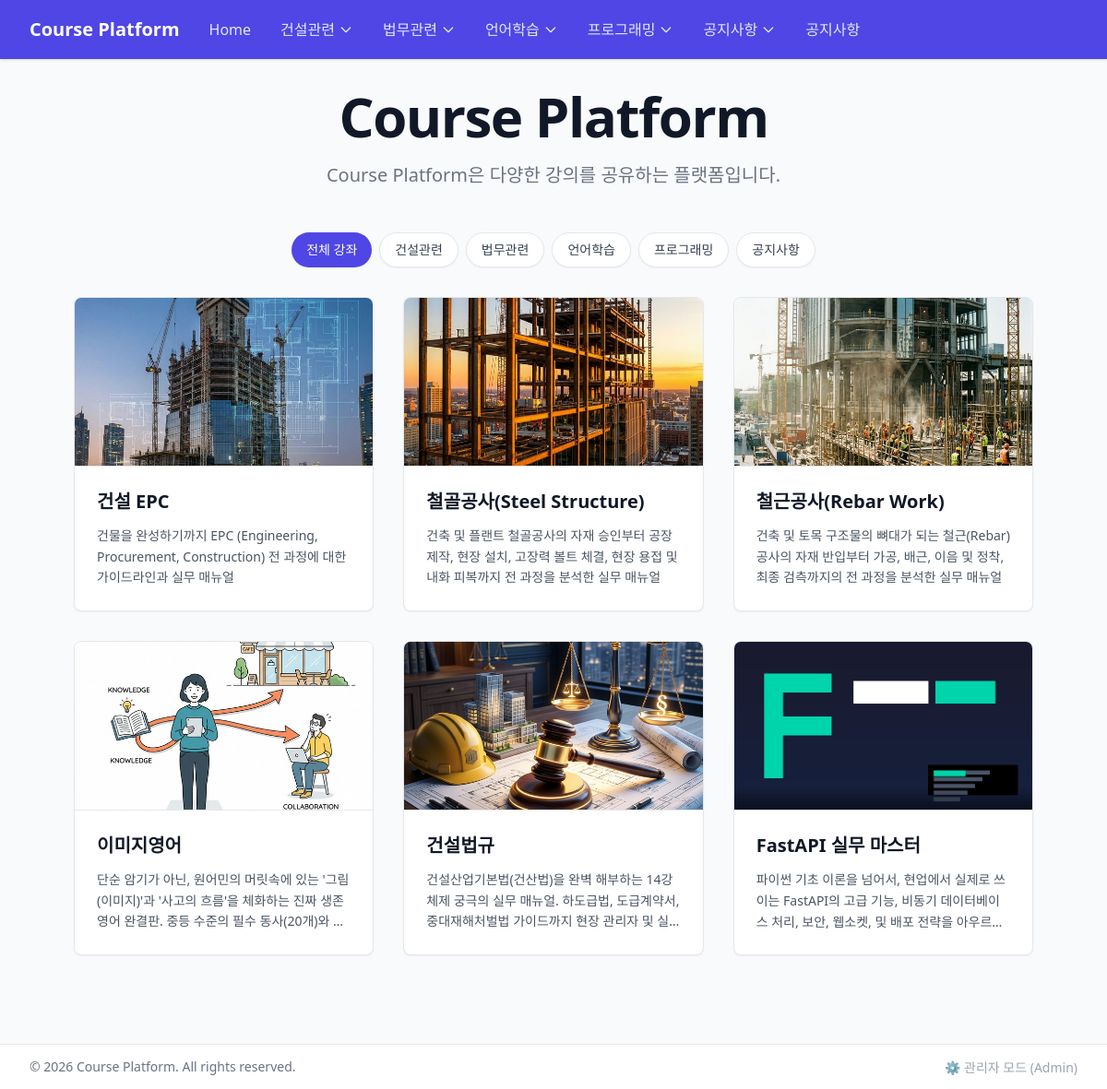
Before: / with the older database file.
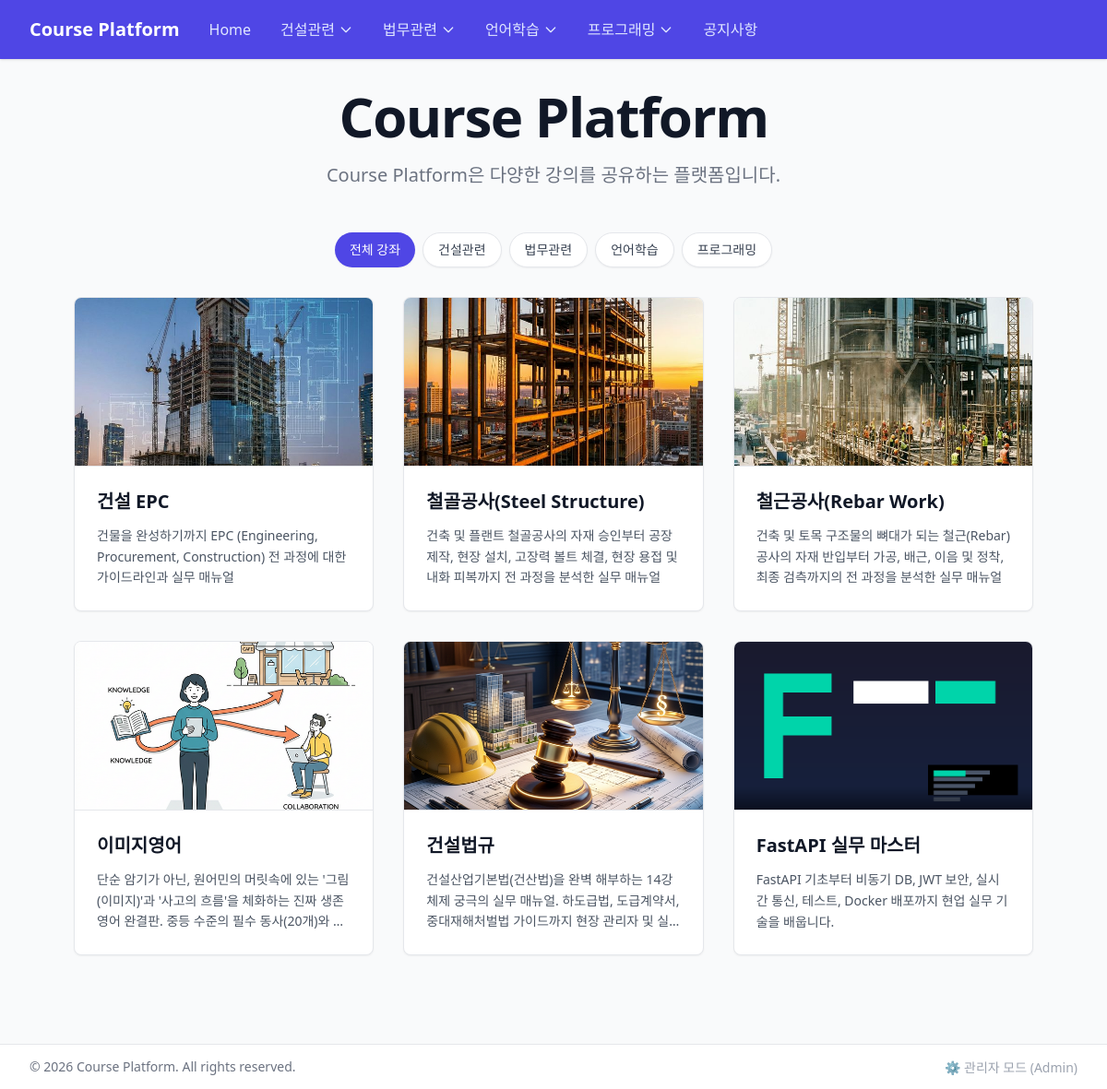
After: the same page with the newer database file.
### models/__init__.py (models this page shows)
class Category(SQLModel, table=True):
    id: Optional[int] = Field(default=None, primary_key=True)
    name: str = Field(index=True, unique=True)
    order: int = Field(default=0)
    courses: List["Course"] = Relationship(back_populates="category")

class Course(SQLModel, table=True):
    id: Optional[int] = Field(default=None, primary_key=True)
    title: str
    description: Optional[str] = None
    thumbnail_url: Optional[str] = None
    category_id: Optional[int] = Field(default=None, foreign_key="category.id")
    category: Optional[Category] = Relationship(back_populates="courses")
    lessons: List["Lesson"] = Relationship(back_populates="course", cascade_delete=True)

### routers/public.py (the view)
@router.get("/")
def home(request: Request, session: Session = Depends(get_session)):
    courses = session.exec(select(Course)).all()
    categories = session.exec(select(Category).order_by(Category.order)).all()
    return templates.TemplateResponse(
        request=request, name="public/index.html", context={"categories": categories, "courses": courses}
    )

### templates/public/index.html (shortened to what this page needs)
{% extends "public/base.html" %}
{% block content %}
<div class="w-full flex-1 overflow-y-auto min-h-0">
    <div class="text-center mb-12">
        <h1 class="text-4xl font-extrabold text-gray-900 sm:text-5xl sm:tracking-tight lg:text-6xl">
            Course Platform
        </h1>
        <p class="mt-5 max-w-xl mx-auto text-xl text-gray-500">
            Course Platform은 다양한 강의를 공유하는 플랫폼입니다.
        </p>
    </div>
    <div class="max-w-7xl mx-auto px-4 sm:px-6 lg:px-8 mb-16">
        {% if courses %}
        <div class="mb-8 flex flex-wrap gap-2 justify-center" id="category-tabs">
            <button
                class="category-tab active px-4 py-2 rounded-full text-sm font-medium transition-colors bg-indigo-600 text-white shadow-sm"
                data-filter="all">
                전체 강좌
            </button>
            {% for cat in categories %}
            <button
                class="category-tab px-4 py-2 rounded-full text-sm font-medium transition-colors bg-white text-gray-700 hover:bg-gray-50 border border-gray-200 shadow-sm"
                data-filter="{{ cat.id }}">
                {{ cat.name }}
            </button>
            {% endfor %}
        </div>
        <div class="grid grid-cols-1 sm:grid-cols-2 lg:grid-cols-3 gap-8" id="course-grid">
            {% for course in courses %}
            <div class="course-card bg-white border border-gray-200 rounded-lg shadow-sm hover:shadow-md transition-shadow duration-200 overflow-hidden flex flex-col h-full relative group"
                data-category-id="{{ course.category_id }}">
                <a href="/courses/{{ course.id }}"
                    class="block flex-shrink-0 relative w-full pt-[56.25%] bg-gray-100 border-b border-gray-200 overflow-hidden">
                    {% if course.thumbnail_url %}
                    <img src="{{ course.thumbnail_url }}" alt="Course Thumbnail"
                        class="absolute inset-0 w-full h-full object-cover transform group-hover:scale-105 transition-transform duration-300">
                    {% else %}
                    <div class="absolute inset-0 flex items-center justify-center text-gray-400">
                        <span>No Image</span>
                    </div>
                    {% endif %}
                </a>
                <div class="p-6 flex flex-col flex-grow">
                    <a href="/courses/{{ course.id }}"
                        class="block flex-grow focus:outline-none focus:ring-2 focus:ring-offset-2 focus:ring-indigo-500 rounded-sm">
                        <h3
                            class="text-xl font-bold text-gray-900 group-hover:text-indigo-600 transition-colors line-clamp-2 mb-3">
                            {{ course.title }}
                        </h3>
                        <p class="text-sm text-gray-600 line-clamp-3 leading-relaxed">
                            {{ course.description }}
                        </p>
                    </a>
                </div>
            </div>
            {% endfor %}
        </div>
        {% else %}
        <div class="text-center py-12 bg-white rounded-lg border border-gray-200">
            <p class="text-gray-500 text-lg">아직 등록된 강좌가 없습니다.</p>
        </div>
        {% endif %}
    </div>
</div>
{% endblock %}

### templates/public/base.html (shortened to what this page needs)
<!DOCTYPE html>
<html lang="en">
<head>
    <script src="https://cdn.tailwindcss.com"></script>
    <script src="https://cdn.tailwindcss.com?plugins=typography"></script>
</head>
<body class="bg-gray-50 min-h-screen lg:h-screen lg:overflow-hidden font-sans flex flex-col">
    <nav class="bg-indigo-600 shadow shrink-0 z-20 relative">
        <div class="max-w-7xl mx-auto px-4 sm:px-6 lg:px-8">
            <div class="flex justify-between h-16">
                <div class="flex flex-1">
                    <div class="flex-shrink-0 flex items-center">
                        <a href="/" class="text-xl font-bold text-white">Course Platform</a>
                    </div>
                    <div class="hidden sm:ml-8 sm:flex sm:space-x-8 items-center">
                        <a href="/" class="text-indigo-100 font-medium hover:text-white transition-colors">Home</a>
                        {% if categories %}
                        {% for cat in categories %}
                        <div class="relative group">
                            <button
                                class="text-indigo-100 font-medium hover:text-white transition-colors flex items-center gap-1 focus:outline-none">
                                {{ cat.name }}
                                <svg class="w-4 h-4" fill="none" stroke="currentColor" viewBox="0 0 24 24">
                                    <path stroke-linecap="round" stroke-linejoin="round" stroke-width="2"
                                        d="M19 9l-7 7-7-7"></path>
                                </svg>
                            </button>
                        </div>
                        {% endfor %}
                        {% endif %}
                        <a href="/notices" class="text-indigo-100 font-medium hover:text-white transition-colors">공지사항</a>
                    </div>
                </div>
            </div>
        </div>
    </nav>
    <main class="flex-grow w-full py-8 px-4 sm:px-6 lg:px-12 flex flex-col min-h-0">
        {% block content %}{% endblock %}
    </main>
    <footer class="bg-white border-t border-gray-200 mt-auto py-3 shrink-0 z-10 relative">
        <div
            class="max-w-7xl mx-auto px-4 sm:px-6 lg:px-8 flex flex-col md:flex-row justify-between items-center gap-4">
            <p class="text-sm text-gray-500">&copy; 2026 Course Platform. All rights reserved.</p>
            <div>
                <a href="/admin" target='_blank' class="text-sm text-gray-400 hover:text-gray-700 transition">⚙️ 관리자 모드
                    (Admin)</a>
            </div>
        </div>
    </footer>
</body>
</html>

Changed rows visible on the page:
removed Category: name "공지사항"
changed Course "FastAPI 실무 마스터": description "파이썬 기초 이론을 넘어서, 현업에서 실제로 쓰이는 FastAPI의 고급 기능, 비동기 데이터베이스 처리, 보안, 웹소켓, 및 배포 전략을…" → "FastAPI 기초부터 비동기 DB, JWT 보안, 실시간 통신, 테스트, Docker 배포까지 현업 실무 기술을 배웁니다."
